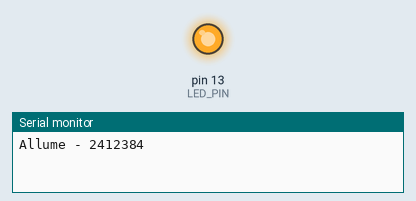
Recording of a sketch running on a simulated Arduino Uno, built with avr-gcc and run on an emulated ATmega328P. Shown: output pins drawn as LEDs (lit = HIGH), the last lines printed to the serial monitor.

Above: at 0.05 s.
At 5.3 s:
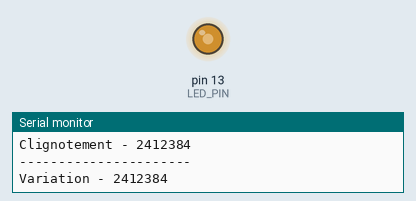
At 10.55 s:
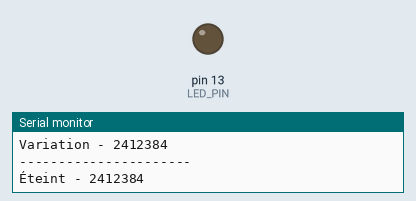
Timing chart, 0 to 13.8 s (numbered marks = the images above):
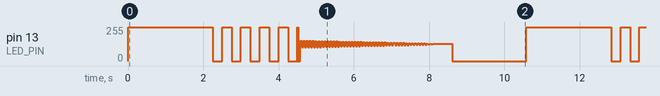

Measured:
- by itself, pin 13 (LED_PIN): moves between 0/255 and 255/255, repeating every 10.6 s

The sketch:

labo01-arduino.ino
```cpp
const int LED_PIN = 13;
const unsigned long STUDENT_ID = 2412384;

void setup() {
  // put your setup code here, to run once:
  pinMode(LED_PIN, OUTPUT);
  Serial.begin(9600);
}

void loop() {
  // put your main code here, to run repeatedly:

  // État allumé
  digitalWrite(LED_PIN, HIGH);
  Serial.println("Allume - " + String(STUDENT_ID));
  delay(2000);
  Serial.println("\n----------------------");

  //État clignotement
  int secondLastDigit = (STUDENT_ID / 10) % 10;
  int blinkCount = calculateBlinkCount(secondLastDigit);
  Serial.println("Clignotement - " + String(STUDENT_ID));

  for(int i = 0; i < blinkCount; i++){
    digitalWrite(LED_PIN, HIGH);
    delay(250);
    digitalWrite(LED_PIN, LOW);
    delay(250);
  }
  Serial.println("\n----------------------");

  //État variation d'intensité
  int lastDigit = STUDENT_ID % 10;
  Serial.println("Variation - " + String(STUDENT_ID));

  if(lastDigit % 2 == 0){
    for(int i = 0; i < 255; i++){
      digitalWrite(LED_PIN,HIGH);
      delay(8);
      digitalWrite(LED_PIN, LOW);
      delay(8);
    }
  }
  else {
    for (int i = 255; i >= 0; i--) {
      digitalWrite(LED_PIN, LOW);
      delay(8);
      digitalWrite(LED_PIN, HIGH);
      delay(8);
    }
  }
  Serial.println("\n----------------------");

  //Cycly
  digitalWrite(LED_PIN, LOW);
  Serial.println("Éteint - " + String(STUDENT_ID));
  delay(2000);
  Serial.println("\n----------------------");
}

int calculateBlinkCount(int secondLastDigit) {

  if (secondLastDigit == 0) return 10;
  return ceil(secondLastDigit / 2.0) + 1;
}
```
